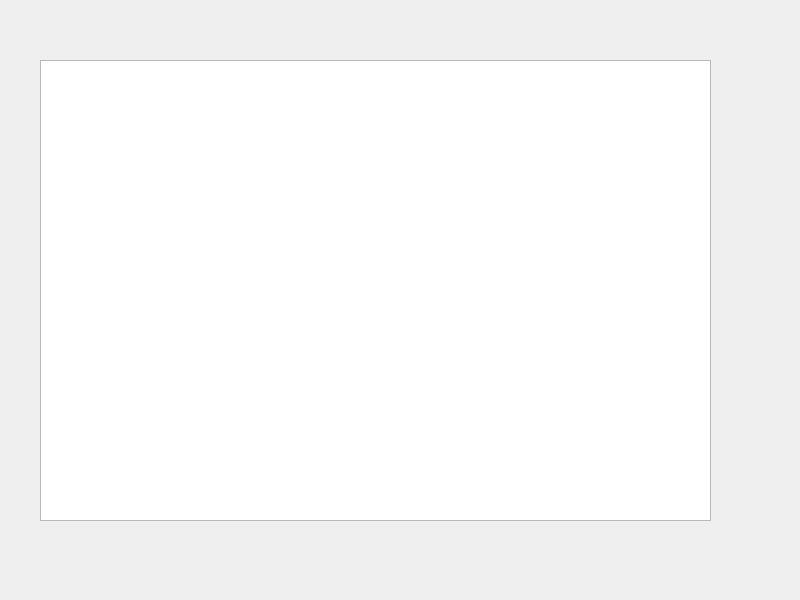
<?xml version="1.0" encoding="UTF-8"?>
<ui version="4.0">
 <class>Widget</class>
 <widget class="QWidget" name="Widget">
  <property name="geometry">
   <rect>
    <x>0</x>
    <y>0</y>
    <width>800</width>
    <height>600</height>
   </rect>
  </property>
  <property name="windowTitle">
   <string>Widget</string>
  </property>
  <widget class="QListWidget" name="listWidget">
   <property name="geometry">
    <rect>
     <x>40</x>
     <y>60</y>
     <width>671</width>
     <height>461</height>
    </rect>
   </property>
  </widget>
 </widget>
 <resources/>
 <connections/>
</ui>
